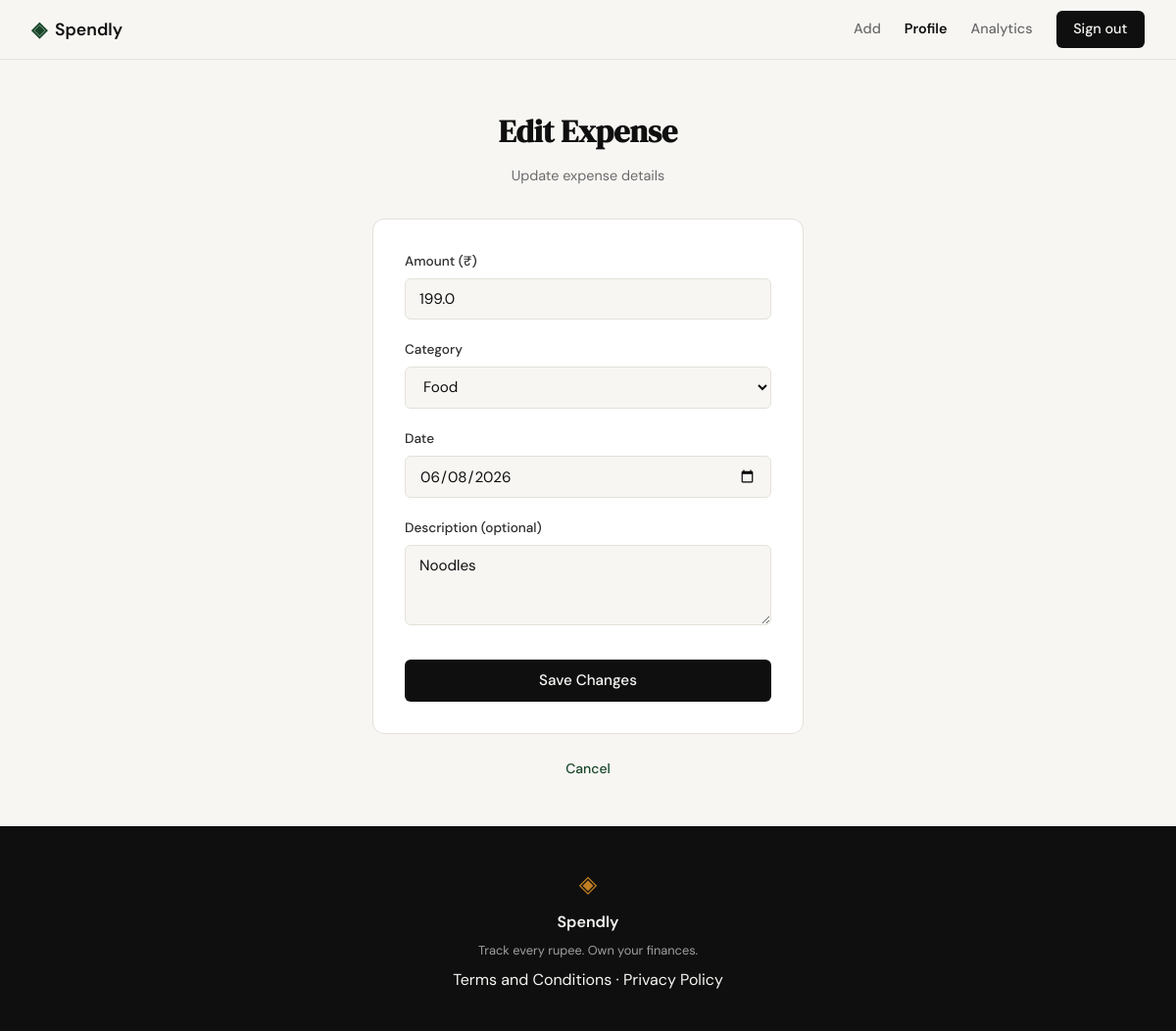
The page /expenses/25/edit (signed in) on the database as committed earlier.
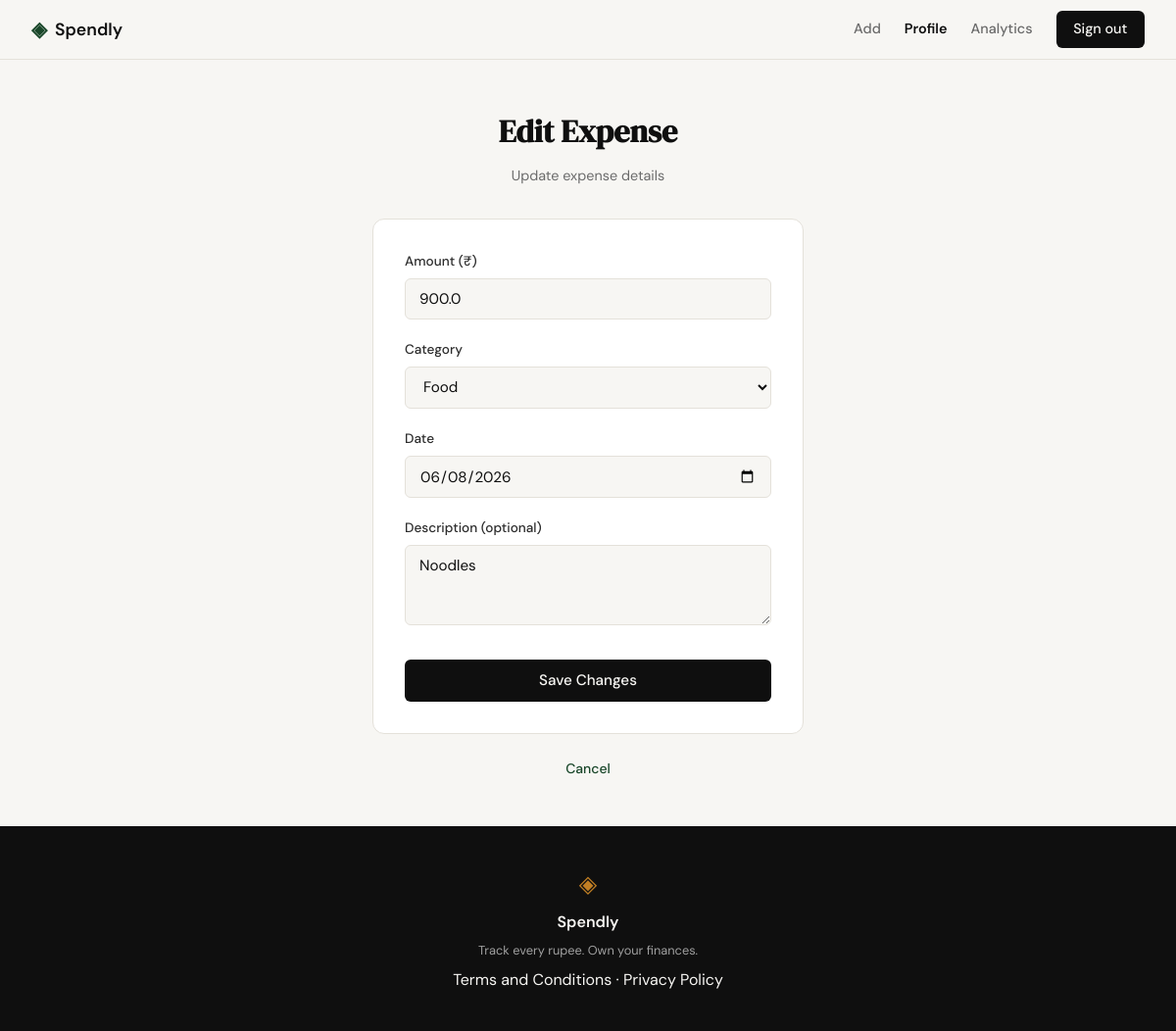
The same page on the database as committed later.
### tables this page shows
CREATE TABLE expenses (
            id INTEGER PRIMARY KEY AUTOINCREMENT,
            user_id INTEGER NOT NULL,
            amount REAL NOT NULL,
            category TEXT NOT NULL,
            date TEXT NOT NULL,
            description TEXT,
            created_at TEXT DEFAULT CURRENT_TIMESTAMP,
            FOREIGN KEY (user_id) REFERENCES users(id) ON DELETE CASCADE
        );

### app.py (the view, shortened to what this page needs)
@app.route("/expenses/<int:id>/edit", methods=["GET", "POST"])
def edit_expense(id):
    if not is_logged_in():
        return redirect(url_for("login"))
    user_id = session.get("user_id")
    expense = get_expense_by_id(id, user_id)
    if expense is None:
        abort(404)
    categories = ["Food", "Transport", "Bills", "Health", "Entertainment", "Shopping", "Other"]
    return render_template("edit_expense.html",
                         expense=expense,
                         categories=categories,
                         active_page="profile")

### app.py (called while the page is built)
def is_logged_in():
    return "user_id" in session

@app.context_processor
def inject_user():
    return dict(is_logged_in=is_logged_in())

### database/db.py (called while the page is built)
def get_db():
    conn = sqlite3.connect("spendly.db")
    conn.row_factory = sqlite3.Row
    conn.execute("PRAGMA foreign_keys = ON")
    return conn

def get_expense_by_id(expense_id, user_id):
    conn = get_db()
    cursor = conn.cursor()
    cursor.execute(
        "SELECT id, user_id, amount, category, date, description FROM expenses WHERE id = ? AND user_id = ?",
        (expense_id, user_id)
    )
    row = cursor.fetchone()
    conn.close()
    if row:
        return dict(row)
    return None

### templates/edit_expense.html (shortened to what this page needs)
{% extends "base.html" %}
{% block content %}
<section class="auth-section">
    <div class="auth-container">
        <div class="auth-header">
            <h1 class="auth-title">Edit Expense</h1>
            <p class="auth-subtitle">Update expense details</p>
        </div>
        <div class="auth-card">
            <form method="POST" action="{{ url_for('edit_expense', id=expense.id) }}">
                <div class="form-group">
                    <label for="amount">Amount (₹)</label>
                    <input type="number" id="amount" name="amount"
                           class="form-input" placeholder="0.00"
                           step="0.01" min="0.01" required
                           value="{{ expense.amount if expense.amount else '' }}" autofocus>
                </div>
                <div class="form-group">
                    <label for="category">Category</label>
                    <select id="category" name="category" class="form-input" required>
                        {% for cat in categories %}
                        <option value="{{ cat }}" {% if expense.category == cat %}selected{% endif %}>{{ cat }}</option>
                        {% endfor %}
                    </select>
                </div>
                <div class="form-group">
                    <label for="date">Date</label>
                    <input type="date" id="date" name="date"
                           class="form-input"
                           value="{{ expense.date if expense.date else '' }}" required>
                </div>
                <div class="form-group">
                    <label for="description">Description (optional)</label>
                    <textarea id="description" name="description"
                              class="form-input" rows="3"
                              placeholder="What was this expense for?">{{ expense.description if expense.description else '' }}</textarea>
                </div>
                <button type="submit" class="btn-submit">Save Changes</button>
            </form>
        </div>
        <p class="auth-switch">
            <a href="{{ url_for('profile') }}">Cancel</a>
        </p>
    </div>
</section>
{% endblock %}

Rows that differ between the two databases and show on the page:
changed expenses "Food": amount "199.0" → "900.0"
